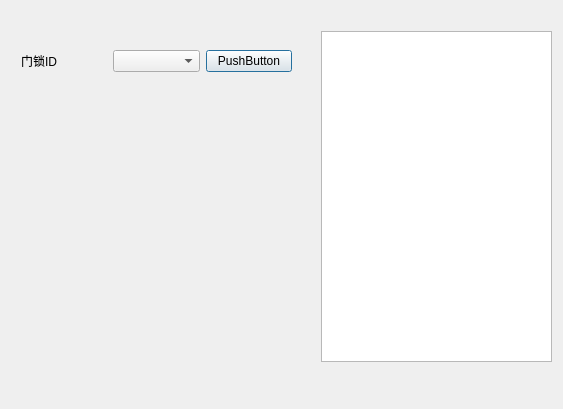
<?xml version="1.0" encoding="UTF-8"?>
<ui version="4.0">
 <class>LockAdd</class>
 <widget class="QDialog" name="LockAdd">
  <property name="geometry">
   <rect>
    <x>0</x>
    <y>0</y>
    <width>563</width>
    <height>409</height>
   </rect>
  </property>
  <property name="windowTitle">
   <string>Dialog</string>
  </property>
  <layout class="QGridLayout" name="gridLayout">
   <item row="0" column="0">
    <widget class="QWidget" name="widget" native="true">
     <widget class="QWidget" name="widget_2" native="true">
      <property name="geometry">
       <rect>
        <x>10</x>
        <y>30</y>
        <width>271</width>
        <height>41</height>
       </rect>
      </property>
      <layout class="QGridLayout" name="gridLayout_2">
       <item row="0" column="3">
        <widget class="QPushButton" name="pushButton">
         <property name="text">
          <string>PushButton</string>
         </property>
        </widget>
       </item>
       <item row="0" column="2">
        <widget class="QComboBox" name="comboBox"/>
       </item>
       <item row="0" column="1">
        <widget class="QLabel" name="label">
         <property name="text">
          <string>门锁ID</string>
         </property>
        </widget>
       </item>
      </layout>
     </widget>
     <widget class="QWidget" name="widget_3" native="true">
      <property name="geometry">
       <rect>
        <x>310</x>
        <y>20</y>
        <width>231</width>
        <height>331</height>
       </rect>
      </property>
      <layout class="QGridLayout" name="gridLayout_3">
       <item row="0" column="0">
        <widget class="QTableWidget" name="tableWidget"/>
       </item>
      </layout>
     </widget>
    </widget>
   </item>
  </layout>
 </widget>
 <resources/>
 <connections/>
</ui>
